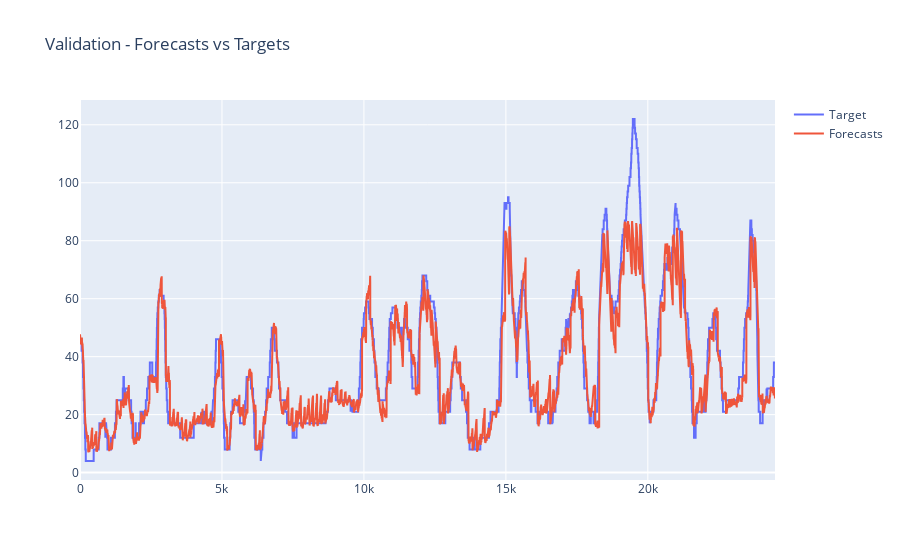

Source (notebook cell):
### Code cell
fig_val = go.Figure()

df_grafica = df[df['ESTACION'] == 4]

fig_val.add_trace(
    go.Scatter( y = list(df_grafica.AQI_MP2_5), name = 'Target'))

fig_val.add_trace(
    go.Scatter( y = list(df_grafica.FORECAST), name = 'Forecasts'))

fig_val.update_layout( title_text = "Validation - Forecasts vs Targets")

### Figure 1 — Plotly figure (JSON) as saved in the notebook; plotly's stock layout.template omitted (floating-point values rounded to 4 significant figures; data arrays with more than 128 entries replaced by an {"elided": "..."} marker saying what was removed)
{"data": [{"name": "Target", "type": "scatter", "y": {"elided": "24480 int values"}}, {"name": "Forecasts", "type": "scatter", "y": {"elided": "24480 float values"}}], "layout": {"title": {"text": "Validation - Forecasts vs Targets"}}}
